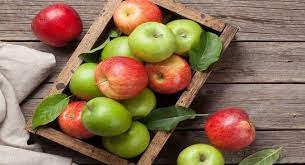
#> input picture module 4/apple.jpeg, 305 x 165 px
$ jupyter execute 'kmeans clustering.ipynb'   (shell and % lines are left out)
#> lines starting #> are read from the running program, lines starting #| are printed output that depends on the picture
Image Segmentation using kmeans algorithm

[cell 1]
import numpy as np

import matplotlib.pyplot as plt
import cv2

[cell 2]
img=cv2.imread("apple.jpeg",cv2.IMREAD_UNCHANGED)
#> img is the input picture: shape (165, 305, 3); mean B, G, R 85, 112.4, 139.6
plt.imshow(img)

[cell 3]
print(img.shape)
#| (165, 305, 3)

[cell 4]
#converting
img=cv2.cvtColor(img,cv2.COLOR_BGR2RGB)
plt.imshow(img)

[cell 5]
#flatterning
pixel_values=img.reshape((-1,3))

pixel_values=np.float32(pixel_values)

[cell 6]
print(pixel_values.shape)
#| (50325, 3)

[cell 7]
#define stopping criteria
criteria=(cv2.TERM_CRITERIA_EPS + cv2.TERM_CRITERIA_MAX_ITER,100,0.2 )

[cell 8]
#number of clusters
K=3
_, labels, (centers)=cv2.kmeans(pixel_values,K,None,criteria,10,cv2.KMEANS_RANDOM_CENTERS)
#> centers = [[60.33, 42.74, 22.68], [148.5, 109.6, 79.67], [194.7, 175.1, 144.9]]

[cell 9]
#convert back
centers=np.uint8(centers)
#> centers = [[60, 42, 22], [148, 109, 79], [194, 175, 144]]

labels =labels.flatten()

[cell 10]
segmented_image=centers[labels.flatten()]

[cell 11]
segmented_image =segmented_image.reshape(img.shape)
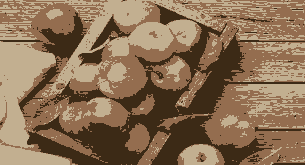
#> segmented_image: shape (165, 305, 3); mean R, G, B 139.1, 111.9, 84.2

#show the image
plt.figure(figsize=(12,10))
plt.imshow(segmented_image)
plt.show()

[cell 12]
masked_image0=np.copy(img)
masked_image1=np.copy(img)
masked_image2=np.copy(img)

masked_image0=masked_image0.reshape((-1,3))
masked_image1=masked_image1.reshape((-1,3))
masked_image2=masked_image2.reshape((-1,3))

cluster=0

masked_image0[labels==cluster]=[0,0,0]
cluster=1
masked_image1[labels==cluster]=[0,0,0]
cluster=2
masked_image2[labels==cluster]=[0,0,0]

#convert back to original
masked_image0=masked_image0.reshape(img.shape)
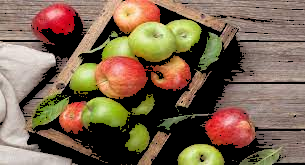
#> masked_image0: shape (165, 305, 3); mean R, G, B 123.6, 101, 79
masked_image1=masked_image0.reshape(img.shape)
masked_image2=masked_image0.reshape(img.shape)
